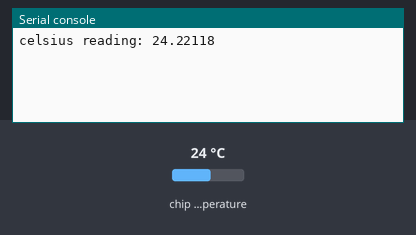
A program run on a simulated Raspberry Pi Pico running MicroPython. Parts: the last lines printed to the serial console. The test bench sets the inputs (shaded band); at power-on: chip temperature 24 °C.

Above: at 1.2 s.
1.3 s: chip temperature set to 1 °C
At 3.2 s:
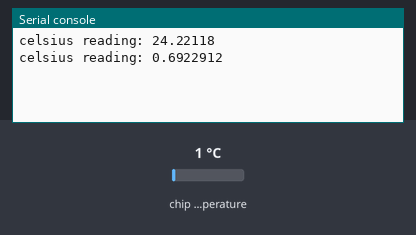
4.0 s: chip temperature set to 11 °C
At 4.8 s:
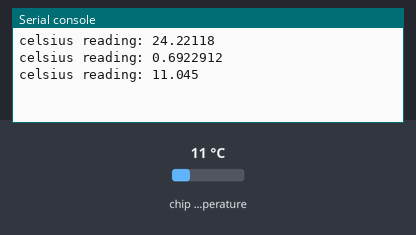
Timing chart, 0 to 7.0 s (numbered marks = the images above; inputs shaded):
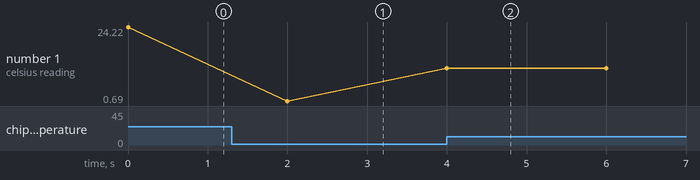

Measured:
- after the input at 1.3 s, the serial console: prints a new line after 0.70 s (image 1)
- after the input at 4.0 s, the serial console: prints a new line at once (image 2)
- plotted number 1: 24.22 → 0.69 after the input at 1.3 s, 0.69 → 11.04 after the input at 4.0 s

The program:

temp_sense.py
```python
import machine
import utime

sensor_temp = machine.ADC(4)

conversion_factor = 3.3 / (65535)

while True:
    reading = sensor_temp.read_u16() * conversion_factor

    # this equation converts the voltage into celsius temperature
    # this equation is given in the specification
    temperature = 27 - (reading - 0.706)/0.0017121

    print(f"celsius reading: {temperature}")
    utime.sleep(2)
```
